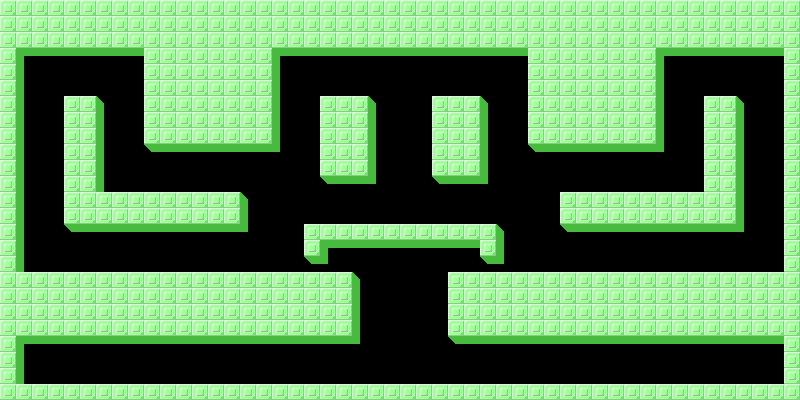

Tiled map render using the project's own tile images. Description and the map definition, with tile-layer contents summarised, below:
An orthogonal 50x25 tile map with 16x16 px tiles, 1 tile layer (ground), 1 hidden layer not drawn, 2 tilesets and 14 objects (4x true, 3x PHANT, FOLL, BOOST_LIVE, left).

<map version="1.0" orientation="orthogonal" width="50" height="25" tilewidth="16" tileheight="16">
 <properties>
  <property name="automaticAirMode" value="2" />
  <property name="bossBoost" value="" />
  <property name="bossLevel" value="f" />
  <property name="guidedAir" value="f" />
  <property name="specialAir" value="AIR_TORNADO" />
 </properties>
 <tileset firstgid="1" name="tiles" tilewidth="16" tileheight="16">
  <image source="tiles.png" width="256" height="256" />
  <tile id="0">
   <properties>
    <property name="type" value="TOP" />
   </properties>
  </tile>
  <tile id="1">
   <properties>
    <property name="type" value="TOPL" />
   </properties>
  </tile>
  <tile id="2">
   <properties>
    <property name="type" value="TOPR" />
   </properties>
  </tile>
  <tile id="3">
   <properties>
    <property name="type" value="TOPRL" />
   </properties>
  </tile>
  <tile id="4">
   <properties>
    <property name="type" value="LEFT" />
   </properties>
  </tile>
  <tile id="5">
   <properties>
    <property name="type" value="RIGHT" />
   </properties>
  </tile>
  <tile id="6">
   <properties>
    <property name="type" value="RL" />
   </properties>
  </tile>
  <tile id="10">
   <properties>
    <property name="type" value="LEFT" />
   </properties>
  </tile>
  <tile id="15">
   <properties>
    <property name="type" value="RIGHT" />
   </properties>
  </tile>
  <tile id="20">
   <properties>
    <property name="type" value="TOP" />
   </properties>
  </tile>
  <tile id="21">
   <properties>
    <property name="type" value="LEFT" />
   </properties>
  </tile>
  <tile id="22">
   <properties>
    <property name="type" value="RIGHT" />
   </properties>
  </tile>
  <tile id="38">
   <properties>
    <property name="type" value="TOP" />
   </properties>
  </tile>
 </tileset>
 <tileset firstgid="257" name="entities" tilewidth="32" tileheight="32">
  <image source="entities.png" width="256" height="256" />
 </tileset>
 <layer name="ground" width="50" height="25">
  <data>[1250 cells, 814 non-empty, 7 distinct tile ids]</data>
 </layer>
 <layer name="collision" width="50" height="25" visible="0">
  <data>[1250 cells, 291 non-empty, 7 distinct tile ids]</data>
 </layer>
 <objectgroup name="enemies" width="50" height="25">
  <object name="FOLL" gid="261" x="160" y="192" />
  <object name="FOLL" type="true" gid="261" x="624" y="192" />
  <object name="PHANT" type="true" gid="258" x="112" y="272" />
  <object name="PHANT" gid="258" x="656" y="272" />
  <object name="PHANT" type="true" gid="258" x="336" y="96" />
  <object name="PHANT" gid="258" x="432" y="96" />
  <object name="PHANT" type="true" gid="258" x="368" y="224" />
  <object name="PHANT" gid="258" x="400" y="224" />
 </objectgroup>
 <objectgroup name="meals" width="50" height="25">
  <object gid="285" x="528" y="272" />
  <object name="BOOST_LIVE" gid="277" x="384" y="224" />
  <object gid="285" x="448" y="96" />
  <object gid="285" x="192" y="192" />
  <object gid="285" x="320" y="384" />
 </objectgroup>
 <objectgroup name="path" width="50" height="25" visible="0">
  <object name="left" x="224" y="416">
   <polyline points="48,0 48,-48 -80,-48 -176,-48 -176,-256 -176,-368 48,-368 48,-432" />
  </object>
 </objectgroup>
</map>